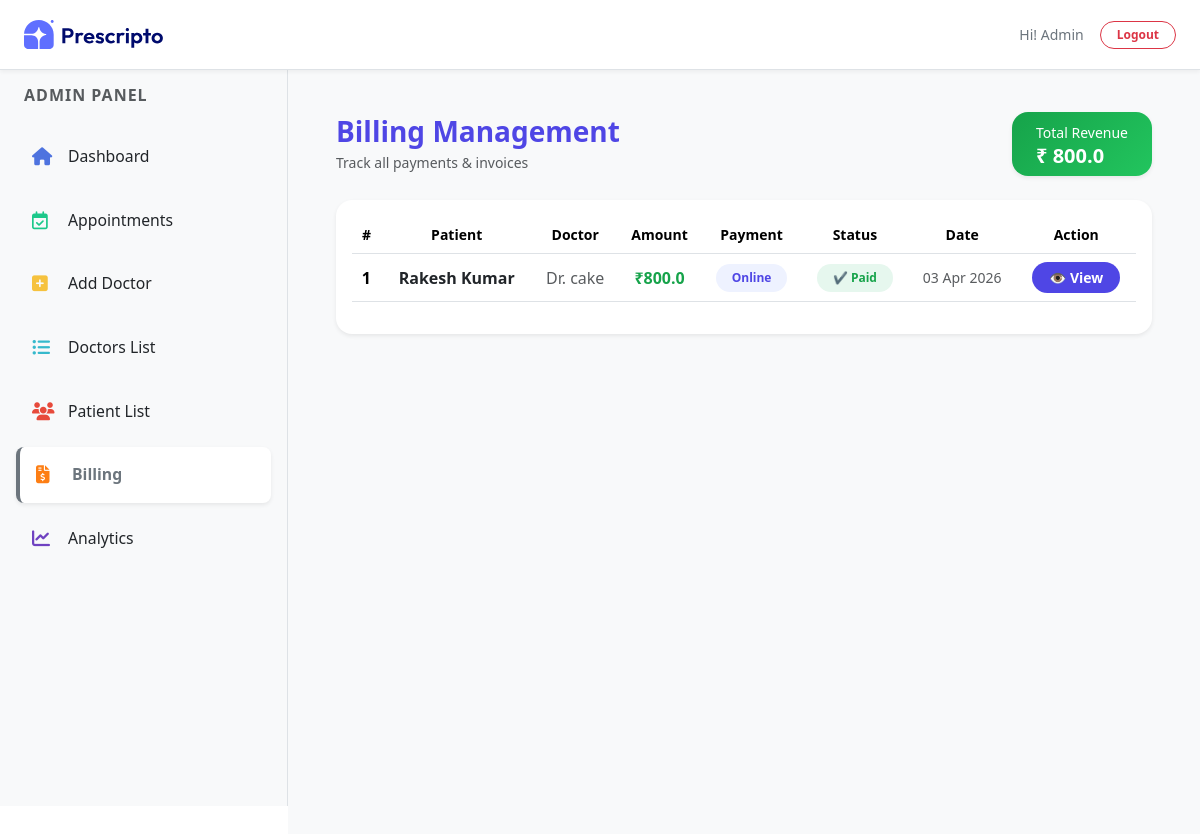
The app's page /billing/ (signed in), older data.
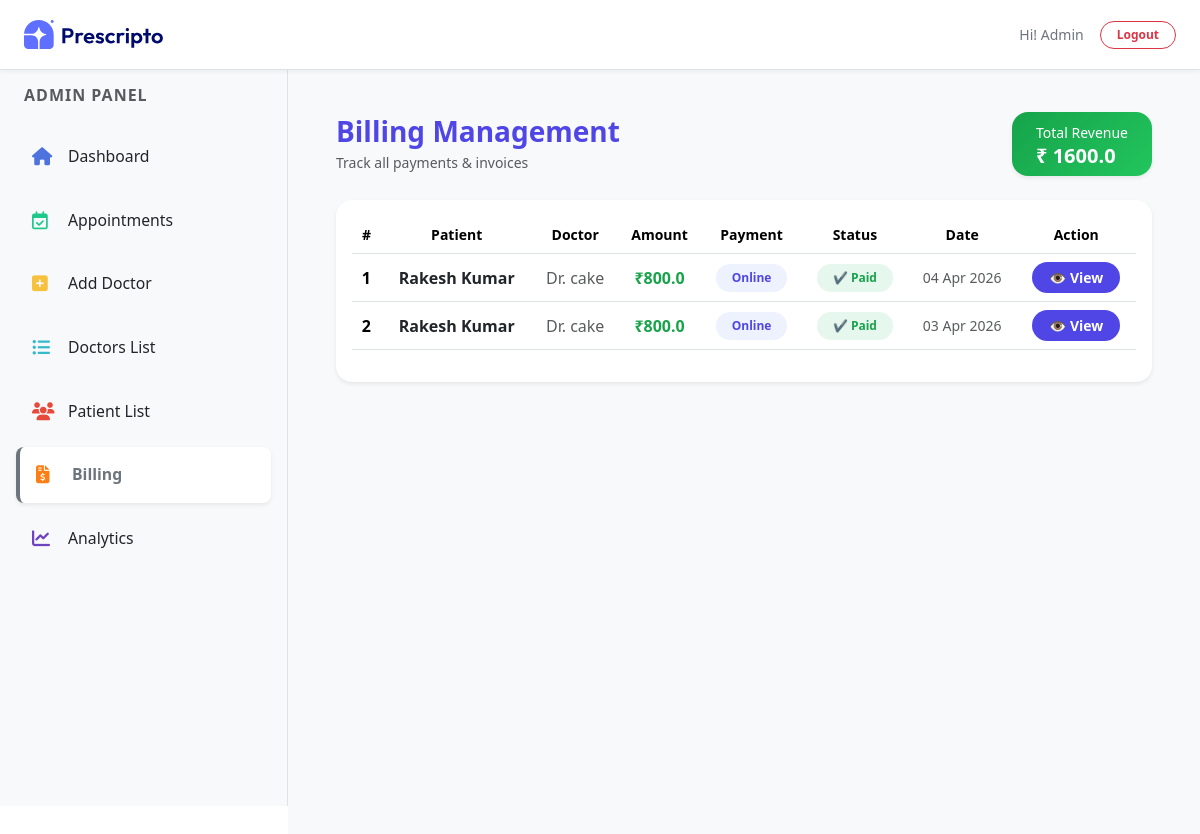
The same page, newer data.
### appointment/models.py (models this page shows, shortened)
class Billing(models.Model):
    PAYMENT_STATUS = (
        ('Paid', 'Paid'),
        ('Unpaid', 'Unpaid'),
    )
    appointment = models.OneToOneField(Appointment, on_delete=models.CASCADE)
    amount = models.FloatField()
    payment_status = models.CharField(max_length=10, choices=PAYMENT_STATUS, default='Unpaid')
    created_at = models.DateTimeField(auto_now_add=True)

class Appointment(models.Model):
    STATUS_CHOICES = (
        ('Pending', 'Pending'),
        ('Approved', 'Approved'),
        ('Cancelled', 'Cancelled'),
    )
    PAYMENT_METHOD = (
        ('Cash', 'Cash'),
        ('Online', 'Online'),
    )
    user = models.ForeignKey(
        Patients,
        on_delete=models.CASCADE,
        related_name='appointments'
    )
    doctor = models.ForeignKey(Doctor, on_delete=models.CASCADE)
    appointment_date = models.DateField()
    appointment_time = models.TimeField()
    status = models.CharField(max_length=10, choices=STATUS_CHOICES, default='Pending')
    payment_method = models.CharField(max_length=10, choices=PAYMENT_METHOD, default='Cash')
    is_billed = models.BooleanField(default=False)
    created_at = models.DateTimeField(auto_now_add=True)

class Patients(models.Model):
    username = models.CharField(max_length=100)
    email = models.EmailField()
    password = models.CharField(max_length=100)
    phone = models.CharField(max_length=15, blank=True)
    city = models.CharField(max_length=100, blank=True)
    address = models.TextField(blank=True)
    profile_image = CloudinaryField('image', folder='patients_image')

class Doctor(models.Model):
    image = CloudinaryField('image', folder='doctor_image')
    name = models.CharField(max_length=100)
    email = models.EmailField()
    username = models.CharField(max_length=255, unique=True)
    password = models.CharField(max_length=100)
    experience = models.IntegerField()
    fees = models.FloatField()
    category = models.ForeignKey(Category, on_delete=models.CASCADE)
    degree = models.CharField(max_length=50)
    about = models.TextField()
    address = models.TextField()
    available = models.BooleanField(default=True)

### appointment/views.py (the view)
# urls.py: path('billing/', views.billing, name='billing'),
@login_required(login_url='/dash_login')
@staff_member_required
def billing(request):
    bills = Billing.objects.select_related(
        'appointment__user',
        'appointment__doctor'
    ).order_by('-created_at')
    total_revenue = bills.filter(
        payment_status='Paid'
    ).aggregate(total=Sum('amount'))['total'] or 0
    context = {
        'bills': bills,
        'total_revenue': total_revenue,
        'action': 'billing',
        "role": "admin"
    }
    return render(request, 'dashboard/billing.html', context)

### templates/dashboard/billing.html (shortened to what this page needs)
{% extends "dashboard/layout.html" %}
{% load static %}
{% block contant %}
<section class="p-5 bg-light" style="width: 100%; min-height:100vh; margin-top: 64px; margin-left: 18rem; padding: 20px;">
    <div class="d-flex justify-content-between align-items-center mb-4" data-aos="fade-down">
        <div>
            <h3 class="fw-bold mb-1" style="color:#4f46e5;">Billing Management</h3>
            <p class="text-muted small mb-0">Track all payments & invoices</p>
        </div>
        <div class="px-4 py-2 rounded-4 text-white shadow-sm"
            style="background: linear-gradient(135deg,#16a34a,#22c55e);">
            <small>Total Revenue</small>
            <h5 class="mb-0 fw-bold">₹ {{ total_revenue|default:"0" }}</h5>
        </div>
    </div>
    <div class="bg-white rounded-4 shadow-sm p-3" data-aos="fade-up">
        <div class="table-responsive">
            <table class="table align-middle text-center">
                <thead style="background:#f1f5f9;">
                    <tr class="text-secondary small">
                        <th>#</th>
                        <th>Patient</th>
                        <th>Doctor</th>
                        <th>Amount</th>
                        <th>Payment</th>
                        <th>Status</th>
                        <th>Date</th>
                        <th>Action</th>
                    </tr>
                </thead>
                <tbody>
                    {% for bill in bills %}
                    <tr style="transition:0.3s;"
                        onmouseover="this.style.background='#f9fafb'"
                        onmouseout="this.style.background=''">
                        <td class="fw-semibold">{{ forloop.counter }}</td>
                        <td class="fw-semibold text-dark">
                            {{ bill.appointment.user.username }}
                        </td>
                        <td class="text-muted">
                            Dr. {{ bill.appointment.doctor.name }}
                        </td>
                        <td class="fw-bold" style="color:#16a34a;">
                            ₹{{ bill.amount }}
                        </td>
                        <td>
                            <span class="badge px-3 py-2 rounded-pill"
                                style="background:#eef2ff; color:#4f46e5;">
                                {{ bill.appointment.payment_method }}
                            </span>
                        </td>
                        <td>
                            {% if bill.payment_status == 'Paid' %}
                                <span class="badge px-3 py-2 rounded-pill"
                                    style="background:#e6f7ee; color:#16a34a;">
                                    ✔ Paid
                                </span>
                            {% else %}
                                <span class="badge px-3 py-2 rounded-pill"
                                    style="background:#ffeaea; color:#dc2626;">
                                    ✖ Unpaid
                                </span>
                            {% endif %}
                        </td>
                        <td class="text-muted small">
                            {{ bill.created_at|date:"d M Y" }}
                        </td>
                        <td>
                            <a href="{% url 'billing_invoice' bill.id %}"
                                class="btn btn-sm rounded-pill px-3 fw-semibold"
                                style="background:#4f46e5; color:white; transition:0.3s;"
                                onmouseover="this.style.background='#4338ca'"
                                onmouseout="this.style.background='#4f46e5'" target="_blank">
                                👁 View
                            </a>
                        </td>
                    </tr>
                    {% endfor %}
                </tbody>
            </table>
        </div>
    </div>
</section>
{% endblock contant %}

### templates/dashboard/layout.html (shortened to what this page needs)
<!DOCTYPE html>
<html lang="en">
<head>
    <link href="https://cdn.jsdelivr.net/npm/bootstrap@5.3.3/dist/css/bootstrap.min.css" rel="stylesheet" />
    <link href="https://cdnjs.cloudflare.com/ajax/libs/font-awesome/5.15.3/css/all.min.css" rel="stylesheet" />
    <link rel="stylesheet" href="https://cdnjs.cloudflare.com/ajax/libs/font-awesome/6.7.2/css/all.min.css" />
    <link href="https://unpkg.com/aos@2.3.4/dist/aos.css" rel="stylesheet">
</head>
    {% load static %}
    <body>
        <header class="d-flex justify-content-between align-items-center border-bottom bg-white px-4"
                style="height: 70px; position: fixed; top: 0; width: 100%; z-index: 1050; box-shadow: 0 2px 4px rgba(0,0,0,0.05);">
            <div class="d-flex align-items-center">
                <a href="{% url 'dash_admin' %}">
                    <img src="{% static 'assets/assets_frontend/logo.svg' %}" alt="Logo" style="width: 140px;">
                </a>
            </div>
            <div class="d-flex align-items-center gap-3 text-secondary small">
                {% if role == 'admin' %}
                    <span class="text-capitalize fw-medium">Hi! {{ request.session.username }}</span>
                {% else %}
                    <span class="fw-medium">Hi! {{ doctor.name }}</span>
                {% endif %}
                <a href="{% url 'dash_logout' %}" class="btn btn-outline-danger btn-sm rounded-pill px-3 py-1 fw-bold" style="font-size: 12px;">Logout</a>
            </div>
        </header>
        <main class="d-flex" style="min-height: calc(100vh - 64px);">
            {% if role == 'admin' %}
                <nav id="sidebar" class="border-end bg-light p-3"
                    style="width: 18rem; height: calc(100vh - 64px); position: fixed; top: 70px; left: 0; z-index: 1000; overflow-y: auto;">
                    <div class="mb-4 ps-2">
                        <h6 class="text-uppercase text-muted fw-bold" style="letter-spacing: 1px; font-size: 1rem;">Admin Panel</h6>
                    </div>
                    <a href="{% url 'dash_admin' %}"
                    class="nav-link d-flex align-items-center gap-3 p-3 rounded-3 mb-2 {% if action == 'admin' %}bg-white shadow-sm border-start border-4 border-primary fw-bold text-primary{% else %}text-dark{% endif %}"
                    style="transition: 0.3s; font-size: 18px; text-decoration: none;">
                        <i class="fa-solid fa-house" style="color: #4e73df; width: 20px;"></i>
                        <span class="small">Dashboard</span>
                    </a>
                    <a href="{% url 'appointments' %}"
                    class="nav-link d-flex align-items-center gap-3 p-3 rounded-3 mb-2 {% if action == 'appointments' %}bg-white shadow-sm border-start border-4 border-success fw-bold text-success{% else %}text-dark{% endif %}"
                    style="transition: 0.3s; font-size: 18px; text-decoration: none;">
                        <i class="fa-regular fa-calendar-check" style="color: #1cc88a; width: 20px;"></i>
                        <span class="small">Appointments</span>
                    </a>
                    <a href="{% url 'add_doctor' %}"
                    class="nav-link d-flex align-items-center gap-3 p-3 rounded-3 mb-2 {% if action == 'add_doctor' %}bg-white shadow-sm border-start border-4 border-warning fw-bold text-warning{% else %}text-dark{% endif %}"
                    style="transition: 0.3s; font-size: 18px; text-decoration: none;">
                        <i class="fas fa-plus-square" style="color: #f6c23e; width: 20px;"></i>
                        <span class="small">Add Doctor</span>
                    </a>
                    <a href="{% url 'doctor_list' %}"
                    class="nav-link d-flex align-items-center gap-3 p-3 rounded-3 mb-2 {% if action == 'doctor_list' %}bg-white shadow-sm border-start border-4 border-info fw-bold text-info{% else %}text-dark{% endif %}"
                    style="transition: 0.3s; font-size: 18px; text-decoration: none;">
                        <i class="fas fa-list-ul" style="color: #36b9cc; width: 20px;"></i>
                        <span class="small">Doctors List</span>
                    </a>
                    <a href="{% url 'patient_list' %}"
                    class="nav-link d-flex align-items-center gap-3 p-3 rounded-3 mb-2 {% if action == 'patient_list' %}bg-white shadow-sm border-start border-4 border-danger fw-bold text-danger{% else %}text-dark{% endif %}"
                    style="transition: 0.3s; font-size: 18px; text-decoration: none;">
                        <i class="fa-solid fa-users" style="color: #e74a3b; width: 20px;"></i>
                        <span class="small">Patient List</span>
                    </a>
                    <a href="{% url 'billing' %}"
                    class="nav-link d-flex align-items-center gap-3 p-3 rounded-3 mb-2 {% if action == 'billing' %}bg-white shadow-sm border-start border-4 border-secondary fw-bold text-secondary{% else %}text-dark{% endif %}"
                    style="transition: 0.3s; font-size: 18px; text-decoration: none;">
                        <i class="fa-solid fa-file-invoice-dollar" style="color: #fd7e14; width: 20px;"></i>
                        <span class="small">Billing</span>
                    </a>
                    <a href="{% url 'analytics' %}"
                    class="nav-link d-flex align-items-center gap-3 p-3 rounded-3 mb-2 {% if action == 'analytics' %}bg-white shadow-sm border-start border-4 border-dark fw-bold text-dark{% else %}text-dark{% endif %}"
                    style="transition: 0.3s; font-size: 18px; text-decoration: none;">
                        <i class="fa-solid fa-chart-line" style="color: #6f42c1; width: 20px;"></i>
                        <span class="small">Analytics</span>
                    </a>
                </nav>
            {% endif %}
            {% block contant %}
            {% endblock %}
        </main>
    </body>
</html>

Row changes from the older to the newer data that the page shows:
added Billing: appointment.user.username "Rakesh Kumar", appointment.doctor.name "cake", amount "800.0", appointment.payment_method "Online", payment_status "✔ Paid", created_at "04 Apr 2026"
Text that changed along with them:
{{ total_revenue|default:"0" }}: "800.0" → "1600.0"
